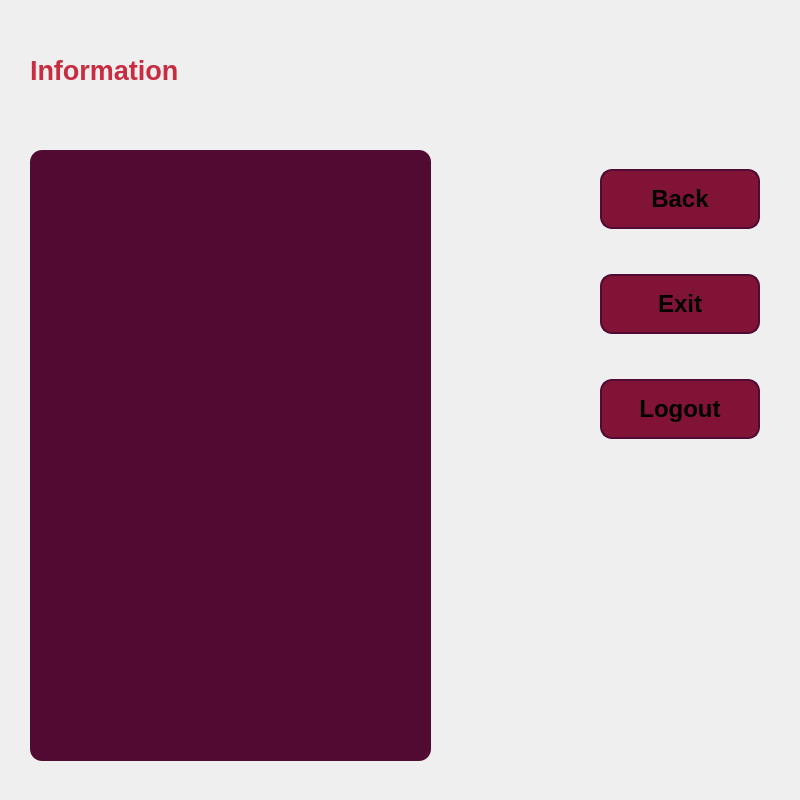
<?xml version="1.0" encoding="UTF-8"?>
<ui version="4.0">
 <class>setting</class>
 <widget class="QDialog" name="setting">
  <property name="geometry">
   <rect>
    <x>0</x>
    <y>0</y>
    <width>800</width>
    <height>800</height>
   </rect>
  </property>
  <property name="minimumSize">
   <size>
    <width>800</width>
    <height>800</height>
   </size>
  </property>
  <property name="maximumSize">
   <size>
    <width>800</width>
    <height>800</height>
   </size>
  </property>
  <property name="windowTitle">
   <string>Dialog</string>
  </property>
  <property name="styleSheet">
   <string notr="true">setting
{
	background-color:#2D142C;
}
QPushButton
{
	background-color:#801336;
	border-radius:12px;
	border:2px solid #510A32;
}
QPushButton:hover
{
	color: #FFFFFF;
	background-color: #510A32;
}
QLabel
{
	color:#C72C41;
}
QPlainTextEdit
{
	background-color:#510A32;
	color:#C72C41;
	border-radius:12px;
}</string>
  </property>
  <widget class="QPlainTextEdit" name="pte_info">
   <property name="geometry">
    <rect>
     <x>30</x>
     <y>150</y>
     <width>401</width>
     <height>611</height>
    </rect>
   </property>
   <property name="font">
    <font>
     <pointsize>16</pointsize>
    </font>
   </property>
   <property name="readOnly">
    <bool>true</bool>
   </property>
  </widget>
  <widget class="QWidget" name="verticalLayoutWidget">
   <property name="geometry">
    <rect>
     <x>600</x>
     <y>130</y>
     <width>171</width>
     <height>351</height>
    </rect>
   </property>
   <layout class="QVBoxLayout" name="verticalLayout">
    <item>
     <widget class="QPushButton" name="btn_back">
      <property name="minimumSize">
       <size>
        <width>160</width>
        <height>60</height>
       </size>
      </property>
      <property name="maximumSize">
       <size>
        <width>160</width>
        <height>60</height>
       </size>
      </property>
      <property name="font">
       <font>
        <pointsize>18</pointsize>
        <weight>75</weight>
        <bold>true</bold>
       </font>
      </property>
      <property name="text">
       <string>Back</string>
      </property>
     </widget>
    </item>
    <item>
     <widget class="QPushButton" name="btn_exit">
      <property name="minimumSize">
       <size>
        <width>160</width>
        <height>60</height>
       </size>
      </property>
      <property name="maximumSize">
       <size>
        <width>160</width>
        <height>60</height>
       </size>
      </property>
      <property name="font">
       <font>
        <pointsize>18</pointsize>
        <weight>75</weight>
        <bold>true</bold>
       </font>
      </property>
      <property name="text">
       <string>Exit</string>
      </property>
     </widget>
    </item>
    <item>
     <widget class="QPushButton" name="btn_logout">
      <property name="minimumSize">
       <size>
        <width>160</width>
        <height>60</height>
       </size>
      </property>
      <property name="maximumSize">
       <size>
        <width>160</width>
        <height>60</height>
       </size>
      </property>
      <property name="font">
       <font>
        <pointsize>18</pointsize>
        <weight>75</weight>
        <bold>true</bold>
       </font>
      </property>
      <property name="text">
       <string>Logout</string>
      </property>
     </widget>
    </item>
   </layout>
  </widget>
  <widget class="QLabel" name="lbl_info">
   <property name="geometry">
    <rect>
     <x>30</x>
     <y>40</y>
     <width>200</width>
     <height>60</height>
    </rect>
   </property>
   <property name="minimumSize">
    <size>
     <width>200</width>
     <height>60</height>
    </size>
   </property>
   <property name="maximumSize">
    <size>
     <width>200</width>
     <height>60</height>
    </size>
   </property>
   <property name="font">
    <font>
     <pointsize>20</pointsize>
     <weight>75</weight>
     <bold>true</bold>
    </font>
   </property>
   <property name="text">
    <string>Information</string>
   </property>
  </widget>
 </widget>
 <resources/>
 <connections/>
</ui>
